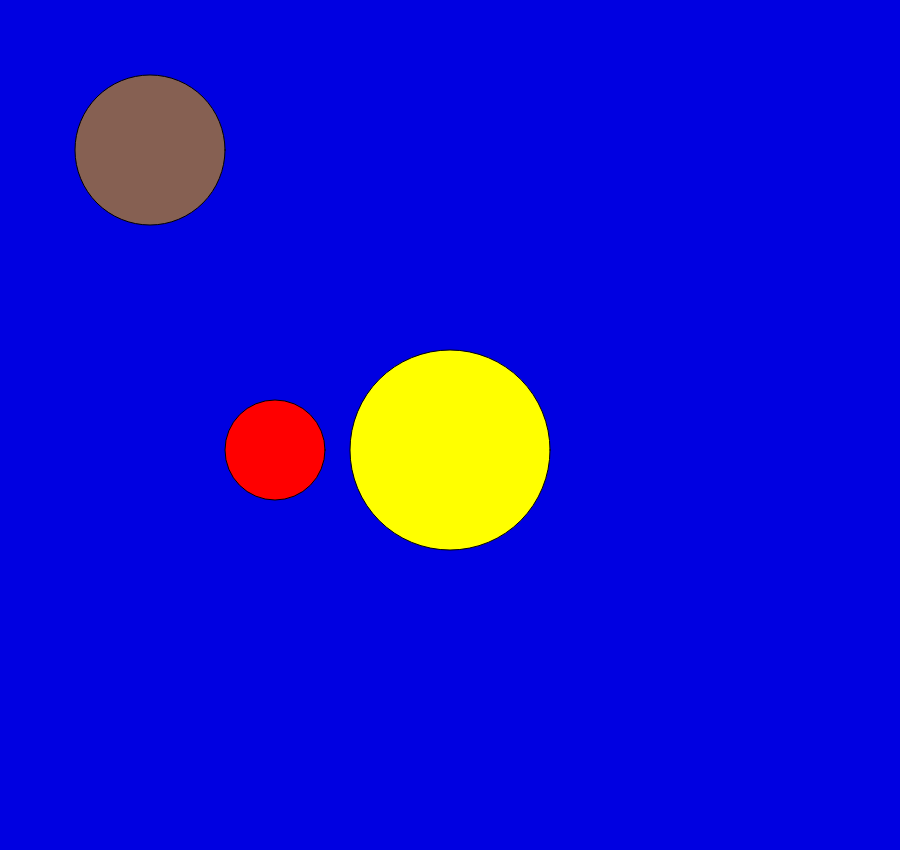
Frame 1 (no input)
Frame 60 (no input): identical to frame 1, image omitted
Frame 120 (the mouse pressed at the canvas centre since frame 60): identical to frame 1, image omitted

The p5.js sketch that drew this single still picture (run headless with seeded random() and noise() and a simulated clock; from frame 60 on, the mouse is pressed at the canvas centre):

// p5.js sketch
// ── sketch.js
function setup() {
  createCanvas(900, 850);
}

function draw() {
  background(0,0,225);
  fill(255,255,0);
  ellipse(450,450,200);
  fill(255,0,0);
  ellipse(275,450,100);
  fill('#866052')
  ellipse(150,150,150)
  rect
}
